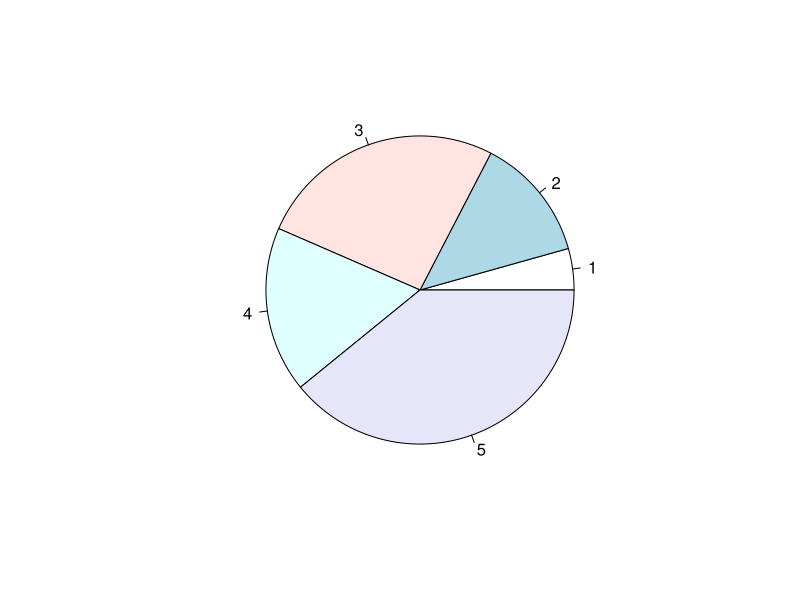
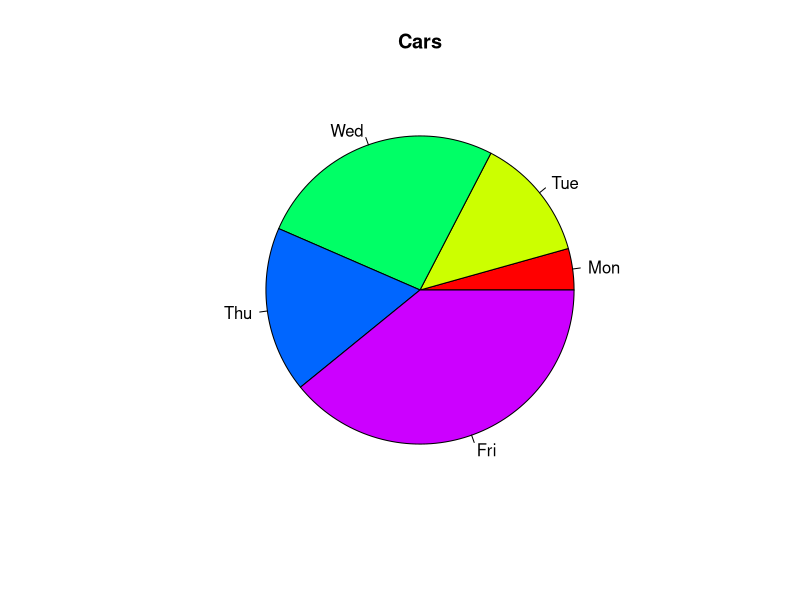

These figures' R source, in order:
## ---- chunk 1
summary(cars)
## ---- chunk 2
# Define cars vector with 5 values
cars <- c(1, 3, 6, 4, 9)

# Create a pie chart for cars
pie(cars)
## ---- chunk 3
# Define cars vector with 5 values
cars <- c(1, 3, 6, 4, 9)

# Create a pie chart with defined heading and
# custom colors and labels
pie(cars, main="Cars", col=rainbow(length(cars)),
   labels=c("Mon","Tue","Wed","Thu","Fri"))
